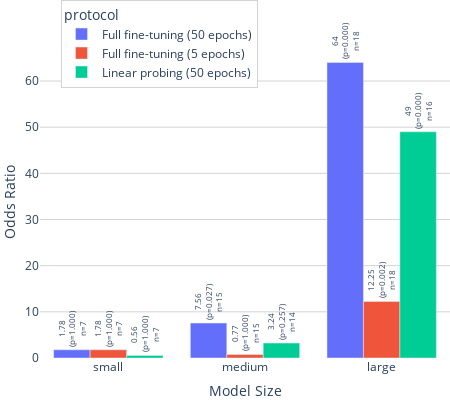

Write notebook code for a chart like this one.
### Code cell
import plotly.express as px
import pandas as pd

# Add sample size column
results_df["sample_size"] = results_df["trades_wins"] + results_df["classic_wins"]

# Format text label with odds ratio, p-value, and sample size
results_df["text_label"] = results_df.apply(
    lambda row: (
        f'{int(row["odds_ratio"])}' if row["odds_ratio"] == int(row["odds_ratio"]) 
        else f'{row["odds_ratio"]:.2f}'
    ) + f'<br>(p={row["p_value"]:.3f})<br>n={row["sample_size"]}',
    axis=1
)
# Plotly bar chart
fig = px.bar(
    results_df,
    x="size",
    y="odds_ratio",
    color="protocol",
    barmode="group",
    text="text_label",
    labels={"size": "Model Size", "odds_ratio": "Odds Ratio"},
)

# Update traces for text styling
fig.update_traces(
    textposition="outside",
    textangle=-90,
    textfont=dict(size=10),
    cliponaxis=False
)

fig.update_layout(
            margin=dict(l=0, r=0, t=0, b=0),  # remove all outer margins
            width=450,    # in pixels (~2.5 inches at 96 DPI)
            height=400,    # in pixels (~1.875 inches)
            yaxis_title="Odds Ratio",
            xaxis_title="Model Size",            
            # White background
            plot_bgcolor="white",
            paper_bgcolor="white",
            
            # Light grey grid
            xaxis=dict(showgrid=False, gridcolor="lightgrey"),
            yaxis=dict(showgrid=True, gridcolor="lightgrey"),
            uniformtext_minsize=8,
            uniformtext_mode='show',
            
            # Legend inside figure
            legend=dict(
                font=dict(size=12),
                yanchor="top",
                xanchor="left",   # anchor point for x position
                x=0.05,           # move legend to the left side
                y=1.15,           # optional: near the top
                bgcolor="rgba(255,255,255,1)",
                bordercolor="lightgrey",
                borderwidth=1
            )
        )


fig.show()
fig.write_image("./paper_figures/oddsratio_TRADES_outperforms.png", scale=3  )

### Figure 1 — Plotly figure (JSON) as saved in the notebook; plotly's stock layout.template omitted (floating-point values rounded to 4 significant figures)
{"data": [{"alignmentgroup": "True", "cliponaxis": false, "hovertemplate": "protocol=Full fine-tuning (50 epochs)<br>Model Size=%{x}<br>Odds Ratio=%{y}<br>text_label=%{text}<extra></extra>", "legendgroup": "Full fine-tuning (50 epochs)", "marker": {"color": "#636efa", "pattern": {"shape": ""}}, "name": "Full fine-tuning (50 epochs)", "offsetgroup": "Full fine-tuning (50 epochs)", "orientation": "v", "showlegend": true, "text": ["1.78<br>(p=1.000)<br>n=7", "7.56<br>(p=0.027)<br>n=15", "64<br>(p=0.000)<br>n=18"], "textangle": -90, "textfont": {"size": 10}, "textposition": "outside", "type": "bar", "x": ["small", "medium", "large"], "xaxis": "x", "y": [1.778, 7.562, 64], "yaxis": "y"}, {"alignmentgroup": "True", "cliponaxis": false, "hovertemplate": "protocol=Full fine-tuning (5 epochs)<br>Model Size=%{x}<br>Odds Ratio=%{y}<br>text_label=%{text}<extra></extra>", "legendgroup": "Full fine-tuning (5 epochs)", "marker": {"color": "#EF553B", "pattern": {"shape": ""}}, "name": "Full fine-tuning (5 epochs)", "offsetgroup": "Full fine-tuning (5 epochs)", "orientation": "v", "showlegend": true, "text": ["1.78<br>(p=1.000)<br>n=7", "0.77<br>(p=1.000)<br>n=15", "12.25<br>(p=0.002)<br>n=18"], "textangle": -90, "textfont": {"size": 10}, "textposition": "outside", "type": "bar", "x": ["small", "medium", "large"], "xaxis": "x", "y": [1.778, 0.7656, 12.25], "yaxis": "y"}, {"alignmentgroup": "True", "cliponaxis": false, "hovertemplate": "protocol=Linear probing (50 epochs)<br>Model Size=%{x}<br>Odds Ratio=%{y}<br>text_label=%{text}<extra></extra>", "legendgroup": "Linear probing (50 epochs)", "marker": {"color": "#00cc96", "pattern": {"shape": ""}}, "name": "Linear probing (50 epochs)", "offsetgroup": "Linear probing (50 epochs)", "orientation": "v", "showlegend": true, "text": ["0.56<br>(p=1.000)<br>n=7", "3.24<br>(p=0.257)<br>n=14", "49<br>(p=0.000)<br>n=16"], "textangle": -90, "textfont": {"size": 10}, "textposition": "outside", "type": "bar", "x": ["small", "medium", "large"], "xaxis": "x", "y": [0.5625, 3.24, 49], "yaxis": "y"}], "layout": {"barmode": "group", "height": 400, "legend": {"bgcolor": "rgba(255,255,255,1)", "bordercolor": "lightgrey", "borderwidth": 1, "font": {"size": 12}, "title": {"text": "protocol"}, "tracegroupgap": 0, "x": 0.05, "xanchor": "left", "y": 1.15, "yanchor": "top"}, "margin": {"b": 0, "l": 0, "r": 0, "t": 0}, "paper_bgcolor": "white", "plot_bgcolor": "white", "uniformtext": {"minsize": 8, "mode": "show"}, "width": 450, "xaxis": {"anchor": "y", "domain": [0, 1], "gridcolor": "lightgrey", "showgrid": false, "title": {"text": "Model Size"}}, "yaxis": {"anchor": "x", "domain": [0, 1], "gridcolor": "lightgrey", "showgrid": true, "title": {"text": "Odds Ratio"}}}}
